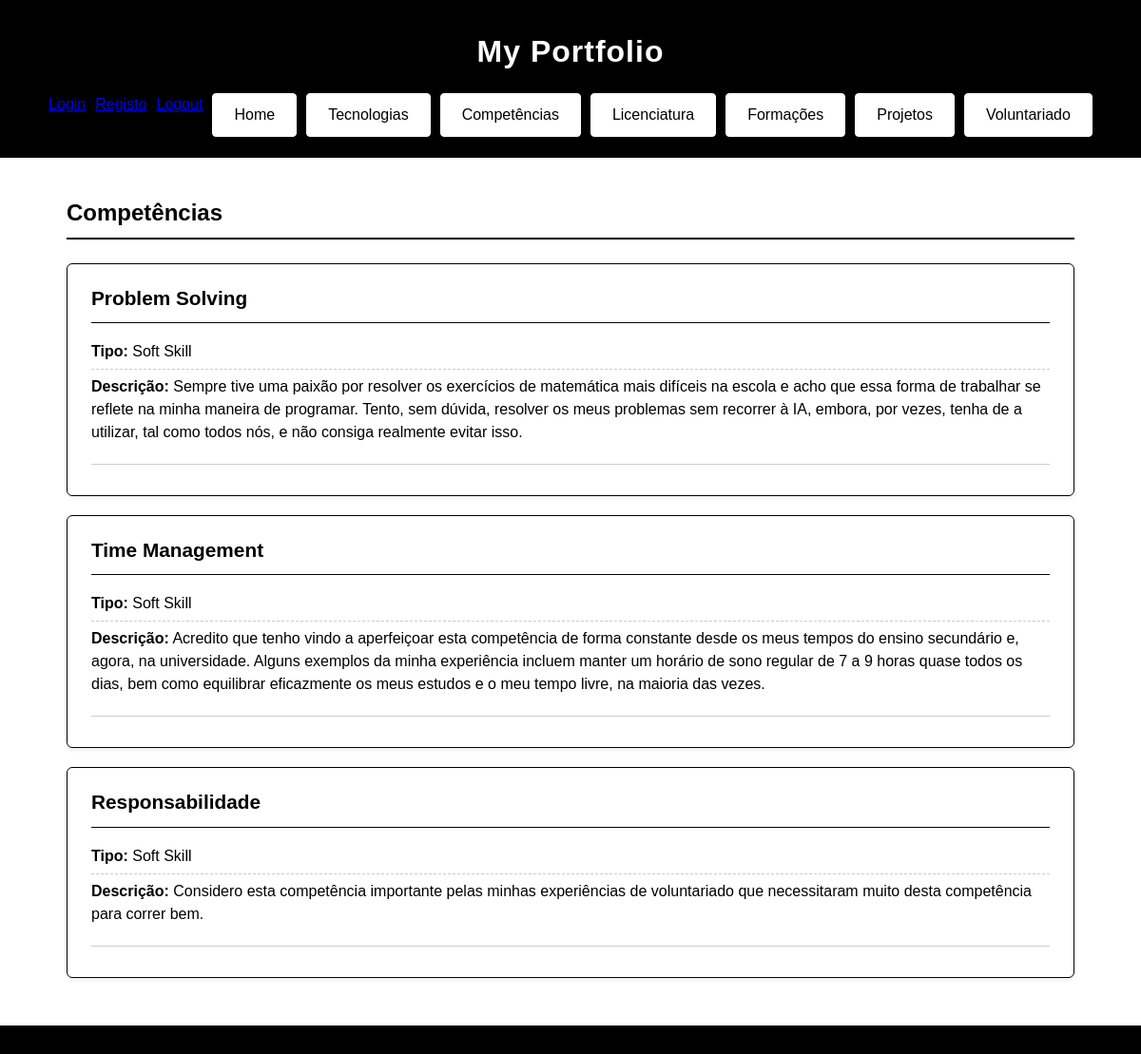
The page /competencias/ on the database its author committed.
### portfolio/models.py (models this page shows, shortened)
class Competencia(models.Model):
    TIPO_CHOICES = [
        ('soft_skill', 'Soft Skill'),
        ('tecnologia', 'Tecnologia'),
        ('hard_skill', 'Hard Skill'),
    ]
    nome = models.CharField(max_length=100)
    tipo = models.CharField(max_length=20, choices=TIPO_CHOICES)
    descricao = models.TextField()

### portfolio/views.py (the view)
# urls.py: path('competencias/', views.competencias_view, name="competencias"),
def competencias_view(request):
    competencias = Competencia.objects.all()
    gestor = request.user.groups.filter(name='gestor-portfolio').exists()
    return render(request, 'portfolio/competencias.html', {
        'competencias': competencias,
        'gestor': gestor,
    })

### portfolio/templates/portfolio/competencias.html (shortened to what this page needs)
{% extends "portfolio/index.html" %}
{% block content %}
    <h2>Competências</h2>
    <section>
    {% for competencia in competencias %}
        <div class="item-card">
            <div class="item-card-header">
                <h3>{{ competencia.nome }}</h3>
            </div>
            <div class="item-card-body">
                <ul>
                    <li><strong>Tipo:</strong> {{ competencia.get_tipo_display }}</li>
                    <li><strong>Descrição:</strong> {{ competencia.descricao }}</li>
                </ul>
            </div>
            <div class="item-card-footer">
            </div>
        </div>
    {% endfor %}
    </section>
{% endblock %}

### portfolio/static/portfolio/indexStyle.css (style rules this page uses)
* { box-sizing: border-box; margin: 0; padding: 0; }
body { background-color: #ffffff; color: #000000; font-family: Arial, Helvetica, sans-serif; line-height: 1.5; }
main h2 { color: #000000; border-bottom: 2px solid #000000; padding-bottom: 8px; margin-bottom: 25px; }
.item-card { background-color: #ffffff; border: 1px solid #000000; border-radius: 6px; padding: 20px 25px; margin-bottom: 20px; box-shadow: 0 2px 4px rgba(0,0,0,0.08); transition: box-shadow 0.2s ease, transform 0.2s ease; }
.item-card-header { display: flex; align-items: center; gap: 15px; border-bottom: 1px solid #000000; padding-bottom: 10px; margin-bottom: 12px; }
.item-card-header h3 { color: #000000; font-size: 1.3rem; }
.item-card-body ul { list-style: none; padding: 0; }
.item-card-body li { padding: 6px 0; border-bottom: 1px dashed #cccccc; color: #000000; }
.item-card-body li:last-child { border-bottom: none; }
.item-card-footer { display: flex; justify-content: flex-end; margin-top: 15px; padding-top: 12px; border-top: 1px solid #cccccc; }
.item-card-footer { display: flex; justify-content: flex-end; gap: 10px; align-items: center; margin-top: 15px; padding-top: 12px; border-top: 1px solid #cccccc; }

### rows shown on the page
Competencia: nome "Problem Solving", tipo "Soft Skill", descricao "Sempre tive uma paixão por resolver os exercícios de matemática mais difíceis na escola e acho que essa forma de trabalhar se reflete na minha maneira de programar. Tento, sem dúvida, resolver os meus problemas sem recorrer à IA, embora, por vezes, tenha de a utilizar, tal como todos nós, e não consiga realmente evitar isso."
Competencia: nome "Time Management", tipo "Soft Skill", descricao "Acredito que tenho vindo a aperfeiçoar esta competência de forma constante desde os meus tempos do ensino secundário e, agora, na universidade. Alguns exemplos da minha experiência incluem manter um horário de sono regular de 7 a 9 horas quase todos os dias, bem como equilibrar eficazmente os meus estudos e o meu tempo livre, na maioria das vezes."
Competencia: nome "Responsabilidade", tipo "Soft Skill", descricao "Considero esta competência importante pelas minhas experiências de voluntariado que necessitaram muito desta competência para correr bem."
